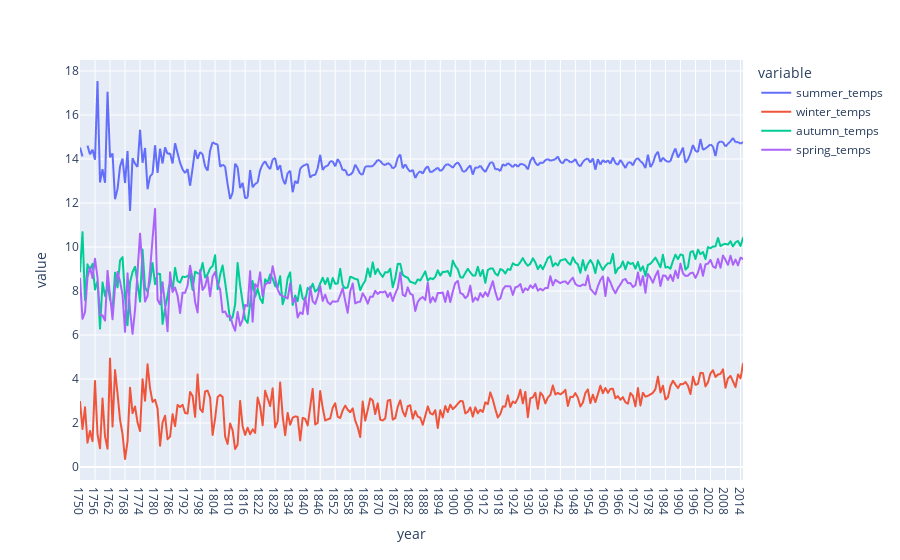

Source (notebook cell):
### Code cell
fig = px.line(season, x='year', y=['summer_temps', 'winter_temps', 'autumn_temps', 'spring_temps'])
fig.show()

### Figure 1 — Plotly figure (JSON) as saved in the notebook; plotly's stock layout.template omitted (floating-point values rounded to 4 significant figures; data arrays with more than 128 entries replaced by an {"elided": "..."} marker saying what was removed)
{"data": [{"hovertemplate": "variable=summer_temps<br>year=%{x}<br>value=%{y}<extra></extra>", "legendgroup": "summer_temps", "line": {"color": "#636efa", "dash": "solid"}, "marker": {"symbol": "circle"}, "mode": "lines", "name": "summer_temps", "showlegend": true, "type": "scattergl", "x": {"elided": "266 str values"}, "xaxis": "x", "y": {"elided": "266 float values"}, "yaxis": "y"}, {"hovertemplate": "variable=winter_temps<br>year=%{x}<br>value=%{y}<extra></extra>", "legendgroup": "winter_temps", "line": {"color": "#EF553B", "dash": "solid"}, "marker": {"symbol": "circle"}, "mode": "lines", "name": "winter_temps", "showlegend": true, "type": "scattergl", "x": {"elided": "266 str values"}, "xaxis": "x", "y": {"elided": "266 float values"}, "yaxis": "y"}, {"hovertemplate": "variable=autumn_temps<br>year=%{x}<br>value=%{y}<extra></extra>", "legendgroup": "autumn_temps", "line": {"color": "#00cc96", "dash": "solid"}, "marker": {"symbol": "circle"}, "mode": "lines", "name": "autumn_temps", "showlegend": true, "type": "scattergl", "x": {"elided": "266 str values"}, "xaxis": "x", "y": {"elided": "266 float values"}, "yaxis": "y"}, {"hovertemplate": "variable=spring_temps<br>year=%{x}<br>value=%{y}<extra></extra>", "legendgroup": "spring_temps", "line": {"color": "#ab63fa", "dash": "solid"}, "marker": {"symbol": "circle"}, "mode": "lines", "name": "spring_temps", "showlegend": true, "type": "scattergl", "x": {"elided": "266 str values"}, "xaxis": "x", "y": {"elided": "266 float values"}, "yaxis": "y"}], "layout": {"legend": {"title": {"text": "variable"}, "tracegroupgap": 0}, "margin": {"t": 60}, "xaxis": {"anchor": "y", "domain": [0, 1], "title": {"text": "year"}}, "yaxis": {"anchor": "x", "domain": [0, 1], "title": {"text": "value"}}}}
